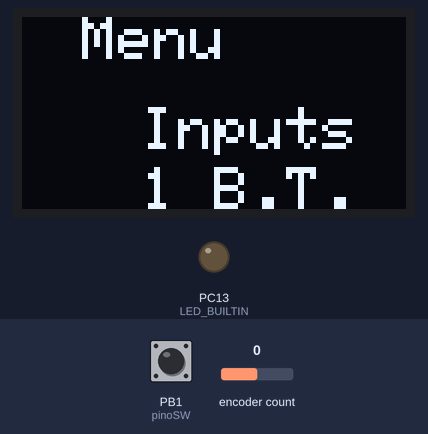
This program was run on a simulated STM32 Blue Pill. Parts: 128×64 one-colour display, output pins drawn as LEDs (lit = HIGH). The inputs (shaded band) are chosen by the test bench; at power-on: PB1 (pinoSW) HIGH, encoder count 0. What the program prints to the serial monitor is not drawn.

Above: at 1.2 s.
1.3 s: PB1 (pinoSW) pulled LOW for 0.15 s
At 2.3 s:
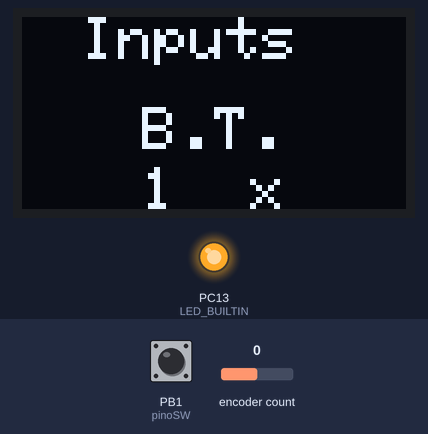
3.0 s: encoder count set to 1
At 3.5 s:
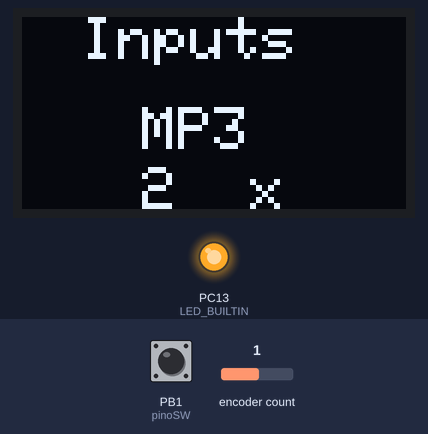
4.5 s: encoder count set to 2
At 5.7 s:
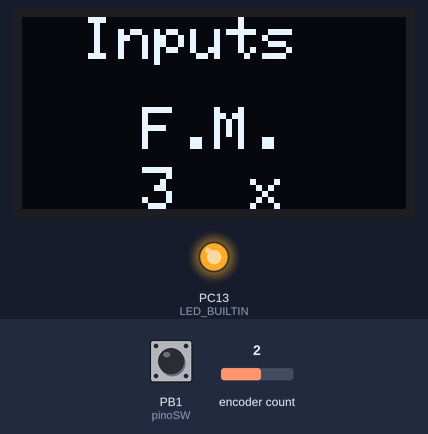
6.0 s: encoder count set to 3
At 7.0 s:
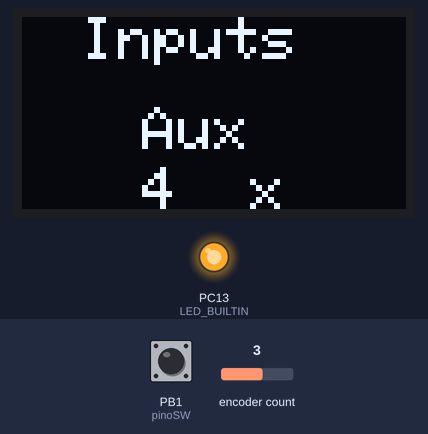
7.5 s: encoder count set to 4
At 8.1 s:
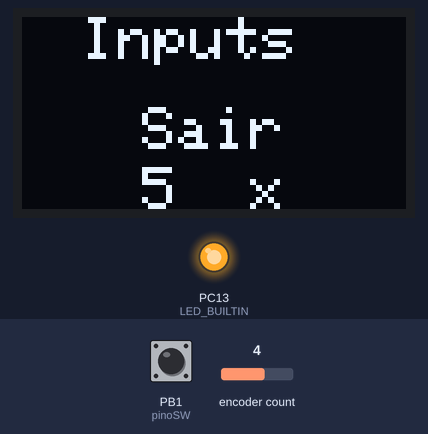
9.0 s: PB1 (pinoSW) pulled LOW for 1 s
At 11.2 s:
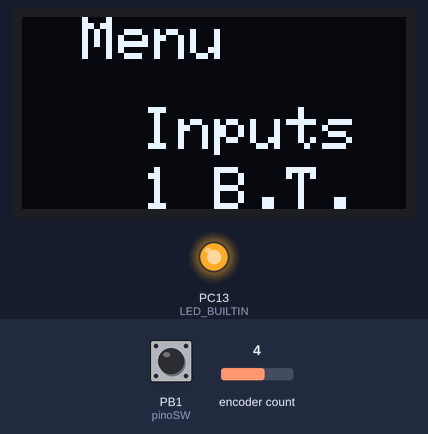
Timing chart, 0 to 12.5 s (numbered marks = the images above; inputs shaded):
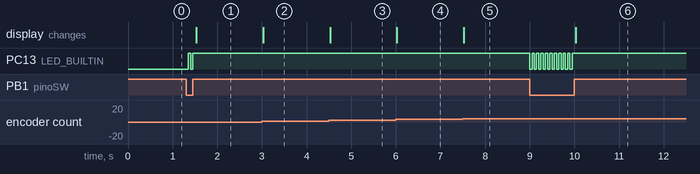

Measured:
- after the input at 1.3 s, PC13 (LED_BUILTIN): LOW → HIGH after 0.05 s, → LOW 0.05 s later, → HIGH 0.05 s later; the display: changes after 0.23 s (image 1)
- after the input at 3.0 s, the display: changes at once (image 2)
- after the input at 4.5 s, the display: changes at once (image 3)
- after the input at 6.0 s, the display: changes at once (image 4)
- after the input at 7.5 s, the display: changes at once (image 5)
- after the input at 9.0 s, PC13 (LED_BUILTIN): alternates HIGH for 0.05 s and LOW for 0.05 s, 20 changes in all, then stays HIGH, starting at once; the display: changes after 1.0 s (image 6)

The program:

main.cpp
```cpp
/*
RotaryEncoder lib https://github.com/mathertel/RotaryEncoder
*/
#include <Arduino.h>
#include <SPI.h>
#include <Wire.h>
#include <Adafruit_GFX.h>
#include <Adafruit_SSD1306.h>
#include <RotaryEncoder.h>
#define SCREEN_WIDTH 128 // OLED display width, in pixels
#define SCREEN_HEIGHT 64 // OLED display height, in pixels //era 32

// Declaration for SSD1306 display connected using software SPI (default case):
#define OLED_MOSI   PB7//9
#define OLED_CLK   PB8//10
#define OLED_DC    PA6//11
#define OLED_CS    PB12//12
#define OLED_RESET PA7//13
Adafruit_SSD1306 display(SCREEN_WIDTH, SCREEN_HEIGHT,
OLED_MOSI, OLED_CLK, OLED_DC, OLED_RESET, OLED_CS);

//Pinos de ligacao do encoder
RotaryEncoder encoder(PB10, PB11);
const int pinoSW = PB1; //PINO DIGITAL (SW)

//Variavel para o botao do encoder
int valor = 0;
int newPos = 0;

void inMenu();

/*
Main Menu:0
          Inputs(channel):1
              ->B.T.
              ->MP3
              ->FM
              ->Aux.
          Sound:1
              ->Volume
              ->Bass
              ->Treble
              ->Bal
              ->Gain
          Funcs:2
              -><< prev
              ->|| pause/play/mute
              ->>> next
*/

String menu[] = {"Menu","Inputs","Sound","Funcs"}; // stack:0 idx:0
String inputs[] = {"Inputs","B.T.","MP3","F.M.","Aux","Sair"}; //stack:1 idx:1
String sounds[] = {"Sound","Vol","Bass","Treb","Bal","Gain","Sair"}; //stack:1 idx:2
String funcs[] = {"Funcs","<<","||",">>","Sair"};

unsigned int size[] = {3,5,6,4}; // size of arrays menu,inputs,sounds,funcs
unsigned int memo[] = {1,1,1,1}; // memory selection each arrays
unsigned int mnx = 1; // index work temp to arrays
unsigned int maxi = 0; // load len arrya from size[]
unsigned int idx = 0; // 0:menu 1: inputs 2: sounds
unsigned int idx_prev = 0; // idx previos ????
unsigned int upd = 0; // have change for display
unsigned int stk = 0; //stack control 0:Main Menu 1:inputs and sounds 2:functions<not implement>

String topMenu="";
String optMenu="";
String infoMenu="";

void setup()
{
  pinMode(pinoSW, INPUT);
  Serial.begin(9600);
  Serial.println("Gire o encoder....");
  pinMode(LED_BUILTIN,OUTPUT);
    if(!display.begin(SSD1306_SWITCHCAPVCC)) {
    Serial.println(F("SSD1306 allocation failed"));
    for(;;); // Don't proceed, loop forever
  }

  infoMenu=inputs[ memo[mnx] ];
  topMenu = menu[idx];
  optMenu = menu[mnx];
  inMenu();

}

void loop()
{
  //Verifica se o botao do encoder foi pressionado
  valor = digitalRead(pinoSW);
  if (valor != 1)
  {
        upd=1;
    switch (stk) {
      case 0:
        stk=1;
        idx_prev = idx; //save index previous
        idx=mnx; //memo[idx]; //load index next
        mnx = memo[idx];
      break;
      case 1:
      if (optMenu=="Sair") {
        stk=0;
      }else{
        memo[idx] = mnx;
      }

        if(stk==0){
          idx=0; //save index next
          mnx=memo[idx]; //load index previous
        }

      break;
    }

    Serial.println("Botao pressionado");
    while (digitalRead(pinoSW) == 0){
    digitalWrite(LED_BUILTIN,0);delay(50);
    digitalWrite(LED_BUILTIN,1);delay(50);
    //delay(10);
    }
  }

  //read encoder
  static int pos = 0;
  encoder.tick();
  newPos = encoder.getPosition();
  //if change position
  //send monitor serial
  if (pos != newPos) {
    Serial.print(newPos);
    Serial.println();

    maxi = size[idx] ;
    //mnx = memo[idx] ;
    if (pos>newPos){
      mnx--;
      if (mnx<1) mnx=1;
    }
    if (pos<newPos){
      mnx++;
      if (mnx > maxi) mnx= maxi;
    }
    upd=1;
    pos = newPos;
    //memo[idx] = mnx;
    //mainMenu();
  }
  if (upd==1){
    upd=0;

    switch (stk)
    {
    case 0:
      if (mnx==1)infoMenu=inputs[memo[mnx]];
      if (mnx==2)infoMenu=sounds[memo[mnx]];
      if (mnx==3)infoMenu=funcs[memo[mnx]];
      topMenu = menu[0];
      optMenu = menu[mnx];
      inMenu();
      break;
    case 1:
      switch (idx)
      {
      case 1:
      infoMenu = " x ";
      topMenu = inputs[0];
      optMenu = inputs[mnx];
        inMenu();
        break;
      case 2:
        topMenu = sounds[0];
        optMenu = sounds[mnx];
        inMenu();
        break;

      case 3:
        topMenu = funcs[0];
        optMenu = funcs[mnx];
        inMenu();
        break;
      default:
        break;
      }
    break;
    default:
      break;

  }

}

}

 void inMenu() {
  display.clearDisplay();
  display.setTextSize(2);             // Draw 2X-scale text
  display.setTextColor(WHITE);

  display.setCursor(20,0);             // Start at top-left corner
  display.println(topMenu);
  display.setCursor(40,30);
  //optMenu = inputs[mnx];
  display.print(optMenu);
  display.setCursor(40,50);
  display.print(mnx, DEC);
  display.print(" ");
  display.print(infoMenu);
  display.display();
}
```
